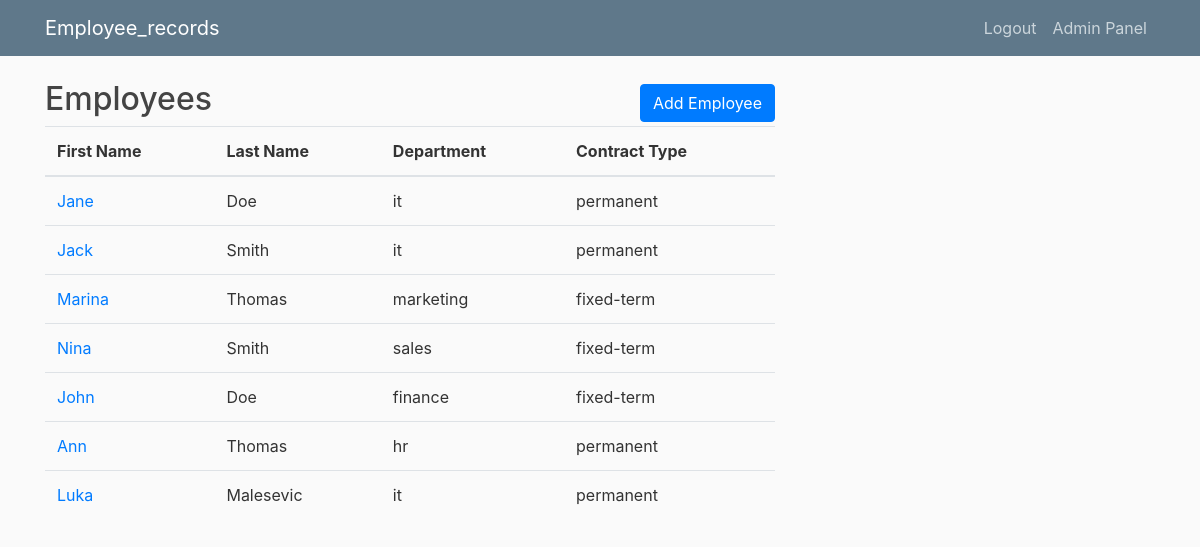
The app's page / (signed in) with its own data.
### employee/models.py (models this page shows, shortened)
class Employee(models.Model):
    CONTRACT_TYPE_CHOICES = [
        ('permanent', 'Permanent'),
        ('fixed-term', 'Fixed-term'),
    ]
    GENDER_CHOICES = [
        ('male', 'Male'),
        ('female', 'Female'),
    ]
    DEPARTMENT_CHOICES = [
        ('hr', 'Human Resources'),
        ('it', 'Information Technology'),
        ('sales', 'Sales'),
        ('finance', 'Finance'),
        ('marketing', 'Marketing'),
    ]
    name_validator = RegexValidator(r'^[a-zA-Z]+$', 'Only letters are allowed.')
    first_name = models.CharField(max_length=50, validators=[name_validator])
    last_name = models.CharField(max_length=50, validators=[name_validator])
    gender = models.CharField(max_length=10, choices=GENDER_CHOICES, blank=True, null=True)
    birth_year = models.PositiveIntegerField(validators=[MinValueValidator(1900), MaxValueValidator(datetime.now().year)], null=False, blank=False)
    start_date = models.DateField()
    contract_type = models.CharField(max_length=20, choices=CONTRACT_TYPE_CHOICES)
    contract_duration = models.IntegerField(blank=True, null=True, validators=[MinValueValidator(0)])
    department = models.CharField(max_length=20, choices=DEPARTMENT_CHOICES)
    annual_leave_days = models.IntegerField(null=True, blank=True, default=None)
    free_days = models.IntegerField(null=True, blank=True, default=None)
    paid_leave_days = models.IntegerField(null=True, blank=True, default=None)

### employee/views.py (the view)
# urls.py: path('', views.home, name = 'employee-home'),
@login_required
def home(request):
    context = {
        "employees": Employee.objects.all()
    }
    return render (request, "employee/home.html", context)

### employee/templates/employee/home.html
{% extends "employee/base.html" %}
{% block content %}
    <div class="content-header d-flex justify-content-between align-items-center">
        <h2>Employees</h2>
        <a href="{% url 'add-employee' %}" class="btn btn-primary">Add Employee</a>
    </div>
    <table class="table">
        <thead>
            <tr>
                <th>First Name</th>
                <th>Last Name</th>
                <th>Department</th>
                <th>Contract Type</th>
            </tr>
        </thead>
        <tbody>
            {% for employee in employees %}
                <tr>
                    <td><a href="{% url 'detail-employee' employee.pk %}">{{ employee.first_name }}</a></td>
                    <td>{{ employee.last_name }}</td>
                    <td>{{ employee.department }}</td>
                    <td>{{ employee.contract_type }}</td>
                </tr>
            {% endfor %}
        </tbody>
    </table>
{% endblock content %}

### employee/static/employee/main.css (style rules this page uses)
body { background: #fafafa; color: #333333; margin-top: 5rem; }
h1, h2, h3, h4, h5, h6 { color: #444444; }

### records on screen
Employee: first_name "Jane", last_name "Doe", department "it", contract_type "permanent"
Employee: first_name "Jack", last_name "Smith", department "it", contract_type "permanent"
Employee: first_name "Marina", last_name "Thomas", department "marketing", contract_type "fixed-term"
Employee: first_name "Nina", last_name "Smith", department "sales", contract_type "fixed-term"
Employee: first_name "John", last_name "Doe", department "finance", contract_type "fixed-term"
Employee: first_name "Ann", last_name "Thomas", department "hr", contract_type "permanent"
Employee: first_name "Luka", last_name "Malesevic", department "it", contract_type "permanent"
